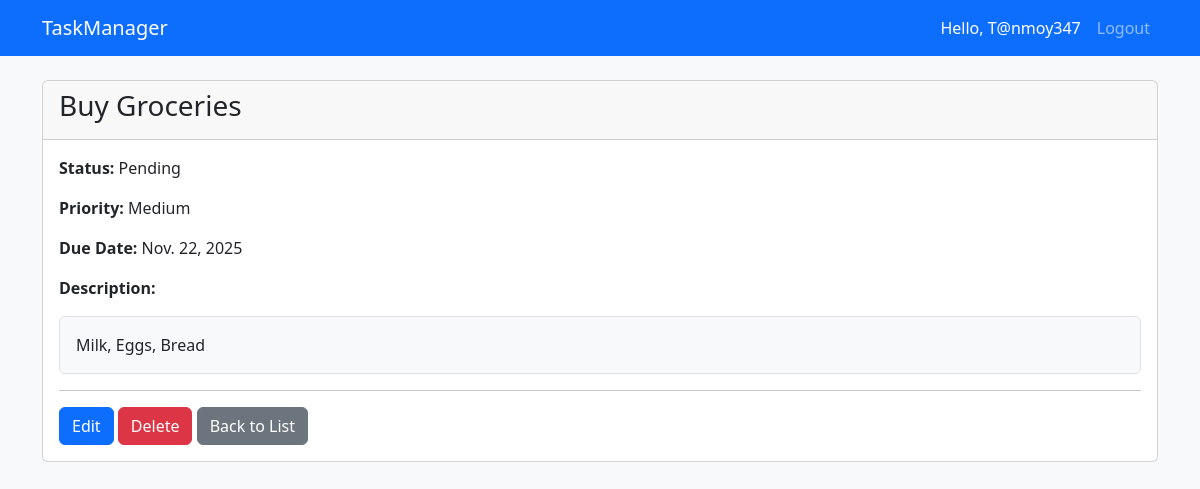
Page /task/3/ (signed in) on the committed database.
### tasks/models.py (models this page shows, shortened)
class Task(models.Model):
    STATUS_CHOICES = [
        ('Pending', 'Pending'),
        ('In Progress', 'In Progress'),
        ('Completed', 'Completed'),
    ]
    PRIORITY_CHOICES = [
        ('Low', 'Low'),
        ('Medium', 'Medium'),
        ('High', 'High'),
    ]
    title = models.CharField(max_length=200)
    description = models.TextField(blank=True, null=True)
    status = models.CharField(max_length=20, choices=STATUS_CHOICES, default='Pending')
    priority = models.CharField(max_length=10, choices=PRIORITY_CHOICES, default='Medium')
    due_date = models.DateField()
    created_at = models.DateTimeField(auto_now_add=True)
    updated_at = models.DateTimeField(auto_now=True)
    owner = models.ForeignKey(User, on_delete=models.CASCADE)

### tasks/views.py (the view)
# urls.py: path('task/<int:pk>/', views.task_detail, name='task_detail'),
@login_required
def task_detail(request, pk):
    task = get_object_or_404(Task, pk=pk, owner=request.user)
    return render(request, 'tasks/task_detail.html', {'task': task})

### tasks/templates/tasks/task_detail.html
{% extends 'tasks/base.html' %}
{% block content %}
<div class="card">
    <div class="card-header">
        <h3>{{ task.title }}</h3>
    </div>
    <div class="card-body">
        <p><strong>Status:</strong> {{ task.status }}</p>
        <p><strong>Priority:</strong> {{ task.priority }}</p>
        <p><strong>Due Date:</strong> {{ task.due_date }}</p>
        <p><strong>Description:</strong></p>
        <p class="border p-3 rounded bg-light">{{ task.description }}</p>
        <hr>
        <a href="{% url 'update_task' task.id %}" class="btn btn-primary">Edit</a>
        <a href="{% url 'delete_task' task.id %}" class="btn btn-danger">Delete</a>
        <a href="{% url 'task_list' %}" class="btn btn-secondary">Back to List</a>
    </div>
</div>
{% endblock %}

### tasks/templates/tasks/base.html (shortened to what this page needs)
<!DOCTYPE html>
<html lang="en">
<head>
    <link href="https://cdn.jsdelivr.net/npm/bootstrap@5.3.0/dist/css/bootstrap.min.css" rel="stylesheet">
</head>
<body class="bg-light">
    <nav class="navbar navbar-expand-lg navbar-dark bg-primary mb-4">
        <div class="container">
            <a class="navbar-brand" href="{% url 'task_list' %}">TaskManager</a>
            <div class="navbar-nav ms-auto">
                {% if user.is_authenticated %}
                    <span class="nav-item nav-link text-white">Hello, {{ user.username }}</span>
                    <form action="{% url 'logout' %}" method="post" class="d-inline">
                        <button type="submit" class="btn btn-link nav-link" style="text-decoration: none;">Logout</button>
                    </form>
                {% else %}
                    <a class="nav-item nav-link" href="{% url 'login' %}">Login</a>
                    <a class="nav-item nav-link" href="{% url 'register' %}">Register</a>
                {% endif %}
            </div>
        </div>
    </nav>
    <div class="container">
        {% block content %}{% endblock %}
    </div>
</body>
</html>

### rows in the picture
Task: title "Buy Groceries", status "Pending", priority "Medium", due_date "Nov. 22, 2025", description "Milk, Eggs, Bread"

### other values in the picture
{{ user.username }} "T@nmoy347"
